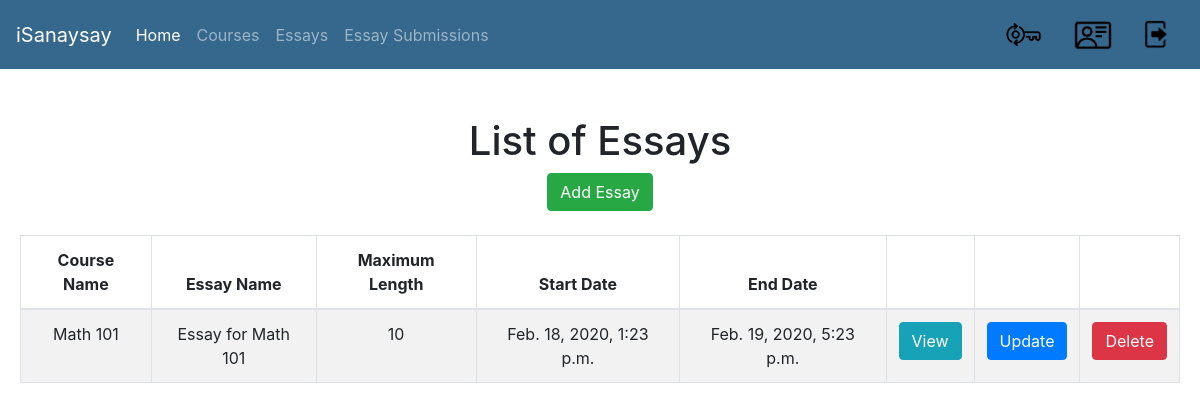
The app's page /isanaysay/view_essays (signed in), older data.
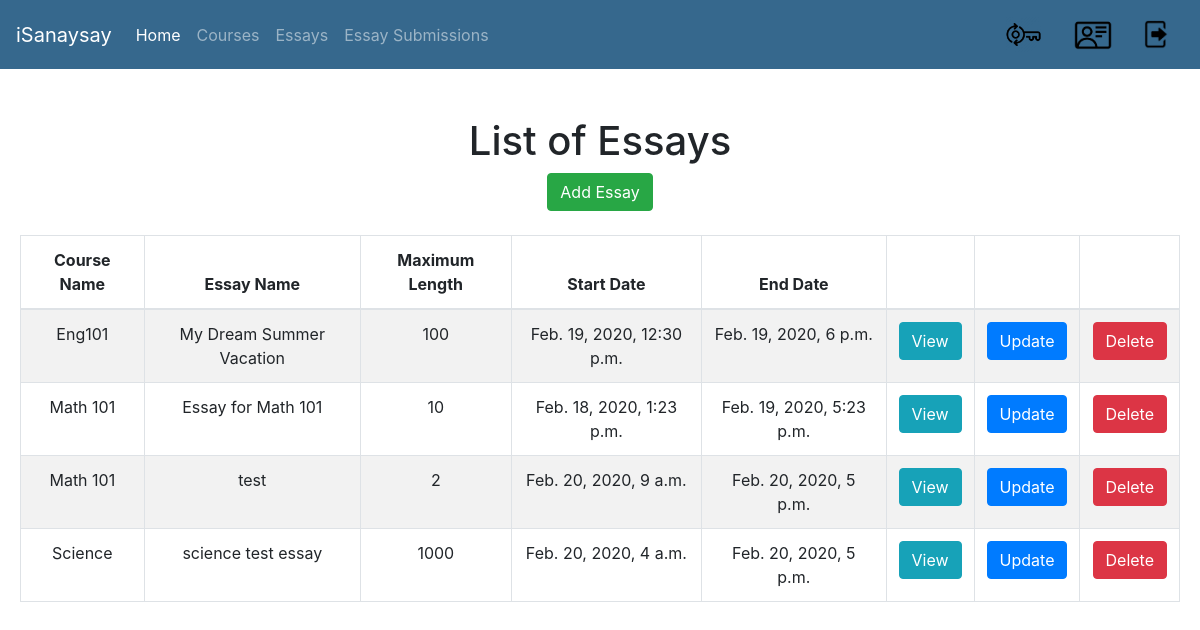
The same page, newer data.
### users/models.py (models this page shows, shortened)
class Essay(models.Model):
    course = models.ForeignKey(Course, verbose_name="Course", on_delete = models.CASCADE)
    name = models.CharField(verbose_name="Essay Name", max_length=300)
    essay_description = models.CharField(verbose_name="Essay Description", max_length=1500)
    essay_code = models.CharField(verbose_name="Essay Code", max_length=100)
    maximum_length = models.IntegerField(verbose_name="Maximum Length")
    start_date_time = models.DateTimeField(verbose_name="Essay Start Date and Time")
    end_date_time = models.DateTimeField(verbose_name="Essay End Date and Time")
    criteria_no_1 = models.FloatField(verbose_name="Grammar",default=0)
    criteria_no_2 = models.FloatField(verbose_name="Spelling",default=0)
    criteria_no_3 = models.FloatField(verbose_name="Content",default=0)
    words = models.CharField(verbose_name="Words",max_length=10000,default="")

class Course(models.Model):
    pass
    semester_Choices = (
        ('A', 'First Semester'),
        ('B', 'Second Semester'),
        ('C', 'Summer'),
    )
    shoolYear_Choices = (
        ('1', '2019-2020'),
        ('2', '2020-2021'),
        ('3', '2021-2022'),
    )
    name = models.CharField(verbose_name="Course Name", max_length=128)
    course_code = models.CharField(verbose_name="Course Code", max_length=128)
    course_description = models.CharField(verbose_name="Course Description", max_length=500)
    course_detail = models.CharField(verbose_name="Course Detail", max_length=100)
    course_unit = models.IntegerField(verbose_name="Course Units", default=3)
    course_semester = models.CharField(max_length=1,choices=semester_Choices, default='A', verbose_name="Semester")
    course_school_year = models.CharField(max_length=1,choices=shoolYear_Choices, default='20', verbose_name="School Year")
    start_date = models.DateField(verbose_name="Course Start Date")
    end_date = models.DateField(verbose_name="Course End Date")
    students = models.ManyToManyField(CustomUser, related_name='students_enrolled')
    teacher = models.ForeignKey(CustomUser, verbose_name="Teacher", on_delete = models.CASCADE)

### users/views.py (the view)
def view_essays(request):
    template = "list_essay.html"
    user_id = request.user.id
    essays = Essay.objects.filter(course__teacher__id=user_id)
    context = {
        'essays': essays,
    }
    return render(request, template, context)

### templates/list_essay.html (shortened to what this page needs)
{% extends 'base.html' %}
{% block content %}
	<div id="parent"><div id="child"><br/><br/>
		<h1>List of Essays</h1>
		<a href="{% url 'add-essay' %}" class="btn btn-success">Add Essay</a> <br /><br />
		<table class="table table-striped table-bordered">
			<thead>
				<tr>
					<th>Course Name</th>
					<th>Essay Name</th>
					<th>Maximum Length</th>
					<th>Start Date</th>
					<th>End Date</th>
					<th></th>
					<th></th>
					<th></th>
				</tr>
			</thead>
			<tbody>
				{% for essay in essays %}
				<tr>
					<td>{{ essay.course.name }}</td>
					<td>{{ essay.name }}</td>
					<td>{{ essay.maximum_length }}</td>
					<td>{{ essay.start_date_time }}</td>
					<td>{{ essay.end_date_time }}</td>
					<td>
						<a href="{% url 'view-essay' essay.id %}" class="btn btn-info">View</a>
					</td>
					<td>
						<a href="{% url 'update-essay' essay.id %}" class="btn btn-primary">Update</a>
					</td>
					<td>
						<a href="{% url 'delete-essay' essay.id %}" class="btn btn-danger">Delete</a>
					</td>
				</tr>
				{% empty %}
				<tr>
					<td colspan=9>No Essays yet</td>
				</tr>
				{% endfor %}
			</tbody>
		</table>
		</div></div>
{% endblock %}

### templates/base.html (shortened to what this page needs)
{% load static %}
<!DOCTYPE html>
<html>
<head>
    <link rel="stylesheet" href="https://stackpath.bootstrapcdn.com/bootstrap/4.3.1/css/bootstrap.min.css">
      {% if user.is_authenticated %}
  <nav class="navbar navbar-expand-lg navbar-light" style="background-color:#36688D;border-color: black;">
  <a class="navbar-brand" href="{% url 'home' %}">iSanaysay</a>
  <div class="collapse navbar-collapse" id="navbarNavDropdown">
    <ul class="navbar-nav">
      <li class="nav-item active">
        <a class="nav-link" href="{% url 'home' %}">Home </a>
      </li>
	{% if user.isStudent == "T" %}
      <li class="nav-item">
        <a class="nav-link" href="{% url 'view-courses' %}">Courses</a>
      </li>
      <li class="nav-item">
        <a class="nav-link" href="{% url 'view-essays' %}">Essays</a>
      </li>
      <li class="nav-item">
        <a class="nav-link" href="{% url 'view-essay-submissions-for-teacher' %}">Essay Submissions</a>
      </li>
      {% endif %}
    </ul>
  </div>
        <a class="nav-link" href="{% url 'password-change' %}"><img style="height:37px;" src="{% static 'change_password.png' %}" alt="Change Password"></a>
        <a class="nav-link" href="{% url 'update-profile' user.id %}"><img style="height:30px;" src="{% static 'profile.png' %}" alt="Update Profile"></a>
        <a class="nav-link" href="{% url 'logout' %}"><img style="height:30px;" src="{% static 'logout.png' %}" alt="Logout"></a>
</nav>
      {% endif %}
</head>
<body>
  <main>
    {% block content %}
    {% endblock %}
  </main>
</body>
</html>

### templates/base.html (style rules this page uses)
.navbar-light .navbar-brand { color: white; }
.navbar-light .navbar-nav .active>.nav-link, .navbar-light .navbar-nav .nav-link.active, .navbar-light .navbar-nav .nav-link.show, .navbar-light .navbar-nav .show>.nav-link { color: white; }
.navbar-light .navbar-nav .nav-link { color: rgba(255,255,255,.5); }
#parent { display: table; width: 100%; }
#child { display: table-cell; text-align: center; vertical-align: middle; padding-left:20px; padding-right:20px; }

Row changes from the older to the newer data that the page shows:
added Essay: course.name "Eng101", name "My Dream Summer Vacation", maximum_length "100", start_date_time "Feb. 19, 2020, 12:30 p.m.", end_date_time "Feb. 19, 2020, 6 p.m."
added Essay: course.name "Math 101", name "test", maximum_length "2", start_date_time "Feb. 20, 2020, 9 a.m.", end_date_time "Feb. 20, 2020, 5 p.m."
added Essay: course.name "Science", name "science test essay", maximum_length "1000", start_date_time "Feb. 20, 2020, 4 a.m.", end_date_time "Feb. 20, 2020, 5 p.m."
